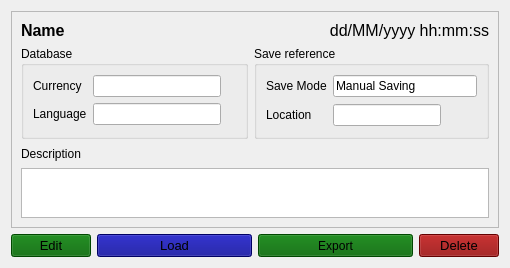
<?xml version="1.0" encoding="UTF-8"?>
<ui version="4.0">
 <class>W_Database</class>
 <widget class="QWidget" name="W_Database">
  <property name="geometry">
   <rect>
    <x>0</x>
    <y>0</y>
    <width>510</width>
    <height>268</height>
   </rect>
  </property>
  <property name="sizePolicy">
   <sizepolicy hsizetype="Maximum" vsizetype="Maximum">
    <horstretch>0</horstretch>
    <verstretch>0</verstretch>
   </sizepolicy>
  </property>
  <property name="windowTitle">
   <string>Form</string>
  </property>
  <property name="autoFillBackground">
   <bool>true</bool>
  </property>
  <property name="styleSheet">
   <string notr="true"/>
  </property>
  <layout class="QGridLayout" name="gridLayout">
   <item row="0" column="0" colspan="4">
    <widget class="QFrame" name="frame">
     <property name="sizePolicy">
      <sizepolicy hsizetype="Preferred" vsizetype="Preferred">
       <horstretch>0</horstretch>
       <verstretch>0</verstretch>
      </sizepolicy>
     </property>
     <property name="frameShape">
      <enum>QFrame::Shape::StyledPanel</enum>
     </property>
     <property name="frameShadow">
      <enum>QFrame::Shadow::Raised</enum>
     </property>
     <layout class="QGridLayout" name="gridLayout_4">
      <item row="0" column="0">
       <widget class="QLabel" name="l_name">
        <property name="font">
         <font>
          <pointsize>12</pointsize>
          <bold>true</bold>
         </font>
        </property>
        <property name="text">
         <string>Name</string>
        </property>
       </widget>
      </item>
      <item row="0" column="1">
       <widget class="QLabel" name="l_savetime">
        <property name="font">
         <font>
          <pointsize>12</pointsize>
         </font>
        </property>
        <property name="text">
         <string>dd/MM/yyyy hh:mm:ss</string>
        </property>
        <property name="alignment">
         <set>Qt::AlignmentFlag::AlignRight|Qt::AlignmentFlag::AlignTrailing|Qt::AlignmentFlag::AlignVCenter</set>
        </property>
       </widget>
      </item>
      <item row="1" column="0">
       <widget class="QGroupBox" name="groupBox_2">
        <property name="title">
         <string>Database</string>
        </property>
        <layout class="QGridLayout" name="gridLayout_3">
         <item row="1" column="1">
          <widget class="QLineEdit" name="le_language">
           <property name="readOnly">
            <bool>true</bool>
           </property>
          </widget>
         </item>
         <item row="1" column="0">
          <widget class="QLabel" name="label_9">
           <property name="text">
            <string>Language</string>
           </property>
          </widget>
         </item>
         <item row="1" column="2">
          <widget class="QLabel" name="label_11">
           <property name="maximumSize">
            <size>
             <width>26</width>
             <height>26</height>
            </size>
           </property>
           <property name="font">
            <font>
             <pointsize>12</pointsize>
            </font>
           </property>
           <property name="text">
            <string/>
           </property>
           <property name="pixmap">
            <pixmap resource="../../resources/icons.qrc">:/assets/preferences-desktop-locale.svg</pixmap>
           </property>
           <property name="scaledContents">
            <bool>true</bool>
           </property>
          </widget>
         </item>
         <item row="0" column="0">
          <widget class="QLabel" name="label_7">
           <property name="text">
            <string>Currency</string>
           </property>
          </widget>
         </item>
         <item row="0" column="2">
          <widget class="QLabel" name="label_10">
           <property name="maximumSize">
            <size>
             <width>26</width>
             <height>26</height>
            </size>
           </property>
           <property name="font">
            <font>
             <pointsize>12</pointsize>
            </font>
           </property>
           <property name="text">
            <string/>
           </property>
           <property name="pixmap">
            <pixmap resource="../../resources/icons.qrc">:/assets/franc.svg</pixmap>
           </property>
           <property name="scaledContents">
            <bool>true</bool>
           </property>
          </widget>
         </item>
         <item row="0" column="1">
          <widget class="QLineEdit" name="le_currency">
           <property name="readOnly">
            <bool>true</bool>
           </property>
          </widget>
         </item>
        </layout>
       </widget>
      </item>
      <item row="1" column="1">
       <widget class="QGroupBox" name="groupBox">
        <property name="title">
         <string>Save reference</string>
        </property>
        <layout class="QGridLayout" name="gridLayout_2">
         <item row="1" column="1" colspan="3">
          <widget class="QLineEdit" name="le_save_mode">
           <property name="text">
            <string>Manual Saving</string>
           </property>
           <property name="readOnly">
            <bool>true</bool>
           </property>
          </widget>
         </item>
         <item row="1" column="0">
          <widget class="QLabel" name="label_13">
           <property name="text">
            <string>Save Mode</string>
           </property>
          </widget>
         </item>
         <item row="2" column="0">
          <widget class="QLabel" name="label">
           <property name="text">
            <string>Location</string>
           </property>
          </widget>
         </item>
         <item row="2" column="1">
          <widget class="QLineEdit" name="le_location">
           <property name="readOnly">
            <bool>true</bool>
           </property>
          </widget>
         </item>
         <item row="2" column="3">
          <widget class="QLabel" name="label_6">
           <property name="minimumSize">
            <size>
             <width>24</width>
             <height>24</height>
            </size>
           </property>
           <property name="maximumSize">
            <size>
             <width>24</width>
             <height>24</height>
            </size>
           </property>
           <property name="text">
            <string/>
           </property>
           <property name="pixmap">
            <pixmap resource="../../resources/icons.qrc">:/assets/system-file-manager.svg</pixmap>
           </property>
           <property name="scaledContents">
            <bool>true</bool>
           </property>
           <property name="alignment">
            <set>Qt::AlignmentFlag::AlignCenter</set>
           </property>
          </widget>
         </item>
        </layout>
       </widget>
      </item>
      <item row="2" column="0">
       <widget class="QLabel" name="label_12">
        <property name="text">
         <string>Description</string>
        </property>
       </widget>
      </item>
      <item row="3" column="0" colspan="2">
       <widget class="QTextEdit" name="te_desc">
        <property name="sizePolicy">
         <sizepolicy hsizetype="Preferred" vsizetype="Maximum">
          <horstretch>0</horstretch>
          <verstretch>0</verstretch>
         </sizepolicy>
        </property>
        <property name="maximumSize">
         <size>
          <width>16777215</width>
          <height>50</height>
         </size>
        </property>
        <property name="readOnly">
         <bool>true</bool>
        </property>
       </widget>
      </item>
     </layout>
    </widget>
   </item>
   <item row="1" column="0">
    <widget class="QPushButton" name="b_edit">
     <property name="sizePolicy">
      <sizepolicy hsizetype="Maximum" vsizetype="Maximum">
       <horstretch>0</horstretch>
       <verstretch>0</verstretch>
      </sizepolicy>
     </property>
     <property name="minimumSize">
      <size>
       <width>0</width>
       <height>0</height>
      </size>
     </property>
     <property name="font">
      <font>
       <pointsize>10</pointsize>
      </font>
     </property>
     <property name="styleSheet">
      <string notr="true">background-color: darkgreen</string>
     </property>
     <property name="text">
      <string>Edit</string>
     </property>
     <property name="icon">
      <iconset resource="../../resources/icons.qrc">
       <normaloff>:/assets/edit.svg</normaloff>:/assets/edit.svg</iconset>
     </property>
     <property name="iconSize">
      <size>
       <width>16</width>
       <height>16</height>
      </size>
     </property>
    </widget>
   </item>
   <item row="1" column="1">
    <widget class="QPushButton" name="b_load">
     <property name="sizePolicy">
      <sizepolicy hsizetype="Minimum" vsizetype="Maximum">
       <horstretch>0</horstretch>
       <verstretch>0</verstretch>
      </sizepolicy>
     </property>
     <property name="minimumSize">
      <size>
       <width>0</width>
       <height>0</height>
      </size>
     </property>
     <property name="font">
      <font>
       <pointsize>10</pointsize>
      </font>
     </property>
     <property name="styleSheet">
      <string notr="true">background-color: darkblue</string>
     </property>
     <property name="text">
      <string>Load</string>
     </property>
     <property name="icon">
      <iconset resource="../../resources/icons.qrc">
       <normaloff>:/assets/kbackup.svg</normaloff>:/assets/kbackup.svg</iconset>
     </property>
     <property name="iconSize">
      <size>
       <width>16</width>
       <height>16</height>
      </size>
     </property>
    </widget>
   </item>
   <item row="1" column="2">
    <widget class="QPushButton" name="b_export">
     <property name="sizePolicy">
      <sizepolicy hsizetype="Minimum" vsizetype="Minimum">
       <horstretch>0</horstretch>
       <verstretch>0</verstretch>
      </sizepolicy>
     </property>
     <property name="styleSheet">
      <string notr="true">background-color: darkgreen</string>
     </property>
     <property name="text">
      <string>Export</string>
     </property>
     <property name="icon">
      <iconset resource="../../resources/icons.qrc">
       <normaloff>:/assets/document-export.svg</normaloff>:/assets/document-export.svg</iconset>
     </property>
    </widget>
   </item>
   <item row="1" column="3">
    <widget class="QPushButton" name="b_delete">
     <property name="sizePolicy">
      <sizepolicy hsizetype="Maximum" vsizetype="Maximum">
       <horstretch>0</horstretch>
       <verstretch>0</verstretch>
      </sizepolicy>
     </property>
     <property name="minimumSize">
      <size>
       <width>0</width>
       <height>0</height>
      </size>
     </property>
     <property name="font">
      <font>
       <pointsize>10</pointsize>
      </font>
     </property>
     <property name="styleSheet">
      <string notr="true">background-color: darkred</string>
     </property>
     <property name="text">
      <string>Delete</string>
     </property>
     <property name="icon">
      <iconset resource="../../resources/icons.qrc">
       <normaloff>:/assets/user-trash.svg</normaloff>:/assets/user-trash.svg</iconset>
     </property>
     <property name="iconSize">
      <size>
       <width>16</width>
       <height>16</height>
      </size>
     </property>
    </widget>
   </item>
  </layout>
 </widget>
 <resources>
  <include location="../../resources/icons.qrc"/>
  <include location="../../resources/icons.qrc"/>
 </resources>
 <connections/>
</ui>
